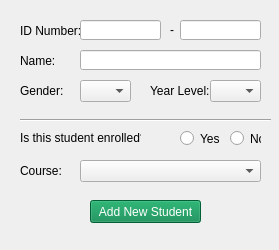
<?xml version="1.0" encoding="UTF-8"?>
<ui version="4.0">
 <class>MainWindow</class>
 <widget class="QMainWindow" name="MainWindow">
  <property name="geometry">
   <rect>
    <x>0</x>
    <y>0</y>
    <width>279</width>
    <height>250</height>
   </rect>
  </property>
  <property name="windowTitle">
   <string>MainWindow</string>
  </property>
  <widget class="QWidget" name="centralwidget">
   <widget class="QPushButton" name="student_create">
    <property name="geometry">
     <rect>
      <x>90</x>
      <y>200</y>
      <width>111</width>
      <height>23</height>
     </rect>
    </property>
    <property name="styleSheet">
     <string notr="true">background-color:  #02864a;
color: #fff;</string>
    </property>
    <property name="text">
     <string>Add New Student</string>
    </property>
   </widget>
   <widget class="QLineEdit" name="id_num1">
    <property name="geometry">
     <rect>
      <x>80</x>
      <y>20</y>
      <width>81</width>
      <height>20</height>
     </rect>
    </property>
   </widget>
   <widget class="QLineEdit" name="id_num2">
    <property name="geometry">
     <rect>
      <x>180</x>
      <y>20</y>
      <width>81</width>
      <height>20</height>
     </rect>
    </property>
   </widget>
   <widget class="QLabel" name="id_num_label">
    <property name="geometry">
     <rect>
      <x>20</x>
      <y>21</y>
      <width>71</width>
      <height>20</height>
     </rect>
    </property>
    <property name="text">
     <string>ID Number:</string>
    </property>
   </widget>
   <widget class="QLabel" name="label_2">
    <property name="geometry">
     <rect>
      <x>170</x>
      <y>20</y>
      <width>21</width>
      <height>20</height>
     </rect>
    </property>
    <property name="text">
     <string>-</string>
    </property>
   </widget>
   <widget class="QLabel" name="name_label">
    <property name="geometry">
     <rect>
      <x>20</x>
      <y>51</y>
      <width>71</width>
      <height>20</height>
     </rect>
    </property>
    <property name="text">
     <string>Name:</string>
    </property>
   </widget>
   <widget class="QLineEdit" name="student_name">
    <property name="geometry">
     <rect>
      <x>80</x>
      <y>50</y>
      <width>181</width>
      <height>20</height>
     </rect>
    </property>
   </widget>
   <widget class="QLabel" name="gender_label">
    <property name="geometry">
     <rect>
      <x>20</x>
      <y>81</y>
      <width>71</width>
      <height>20</height>
     </rect>
    </property>
    <property name="text">
     <string>Gender:</string>
    </property>
   </widget>
   <widget class="QLabel" name="enrolled_label">
    <property name="geometry">
     <rect>
      <x>20</x>
      <y>130</y>
      <width>121</width>
      <height>16</height>
     </rect>
    </property>
    <property name="text">
     <string>Is this student enrolled?</string>
    </property>
   </widget>
   <widget class="QComboBox" name="course_select">
    <property name="geometry">
     <rect>
      <x>80</x>
      <y>160</y>
      <width>181</width>
      <height>22</height>
     </rect>
    </property>
   </widget>
   <widget class="QRadioButton" name="enrolled_yes">
    <property name="geometry">
     <rect>
      <x>180</x>
      <y>130</y>
      <width>41</width>
      <height>17</height>
     </rect>
    </property>
    <property name="text">
     <string>Yes</string>
    </property>
   </widget>
   <widget class="QRadioButton" name="enrolled_no">
    <property name="geometry">
     <rect>
      <x>230</x>
      <y>130</y>
      <width>31</width>
      <height>17</height>
     </rect>
    </property>
    <property name="text">
     <string>No</string>
    </property>
   </widget>
   <widget class="QLabel" name="yr_level_label">
    <property name="geometry">
     <rect>
      <x>150</x>
      <y>80</y>
      <width>61</width>
      <height>21</height>
     </rect>
    </property>
    <property name="text">
     <string>Year Level:</string>
    </property>
   </widget>
   <widget class="QComboBox" name="yr_level">
    <property name="geometry">
     <rect>
      <x>210</x>
      <y>80</y>
      <width>51</width>
      <height>22</height>
     </rect>
    </property>
   </widget>
   <widget class="Line" name="line">
    <property name="geometry">
     <rect>
      <x>20</x>
      <y>110</y>
      <width>251</width>
      <height>20</height>
     </rect>
    </property>
    <property name="orientation">
     <enum>Qt::Horizontal</enum>
    </property>
   </widget>
   <widget class="QLabel" name="course_select_label">
    <property name="geometry">
     <rect>
      <x>20</x>
      <y>160</y>
      <width>61</width>
      <height>21</height>
     </rect>
    </property>
    <property name="text">
     <string>Course:</string>
    </property>
   </widget>
   <widget class="QComboBox" name="gender">
    <property name="geometry">
     <rect>
      <x>80</x>
      <y>80</y>
      <width>51</width>
      <height>22</height>
     </rect>
    </property>
   </widget>
  </widget>
 </widget>
 <resources/>
 <connections/>
</ui>
